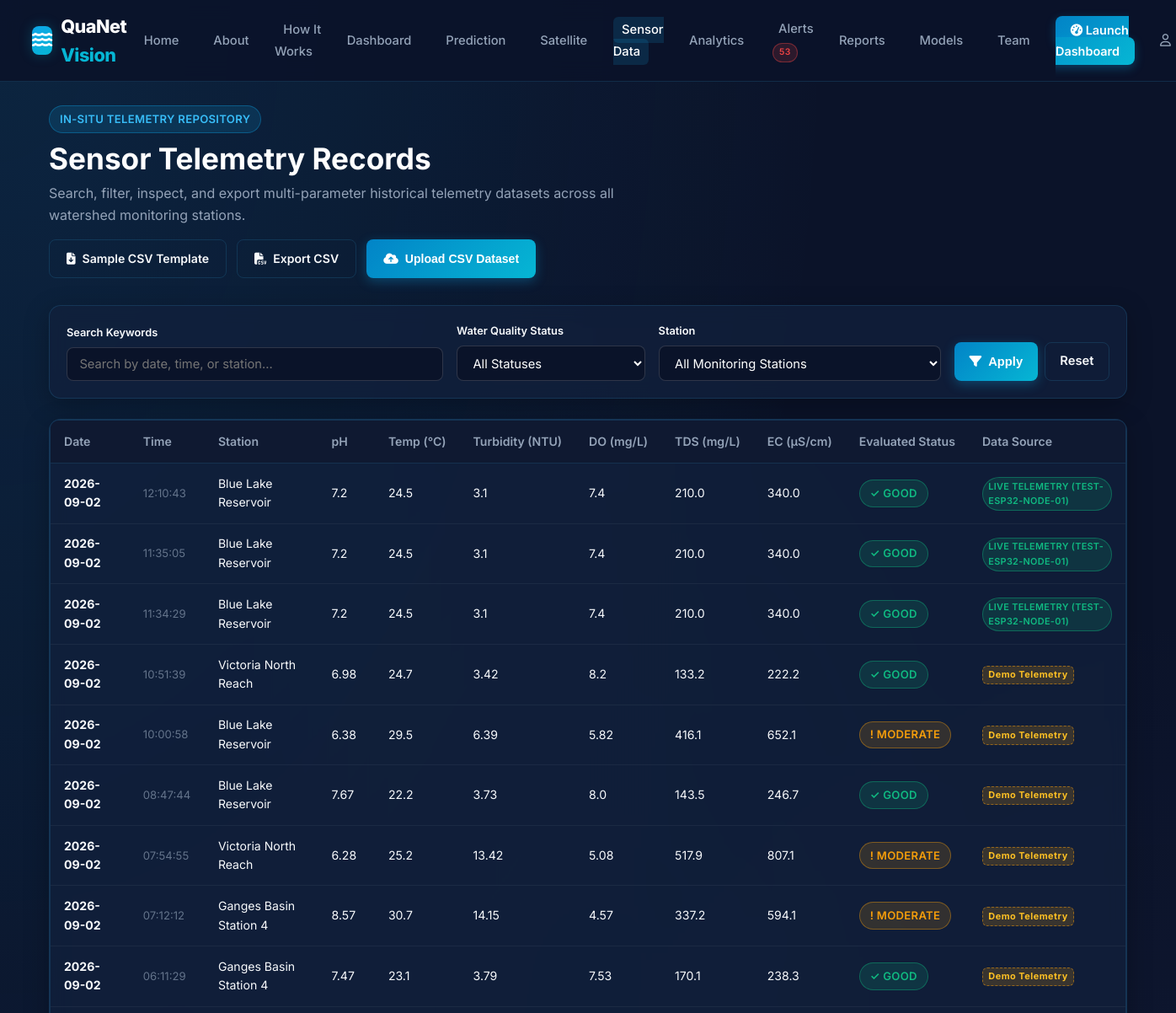
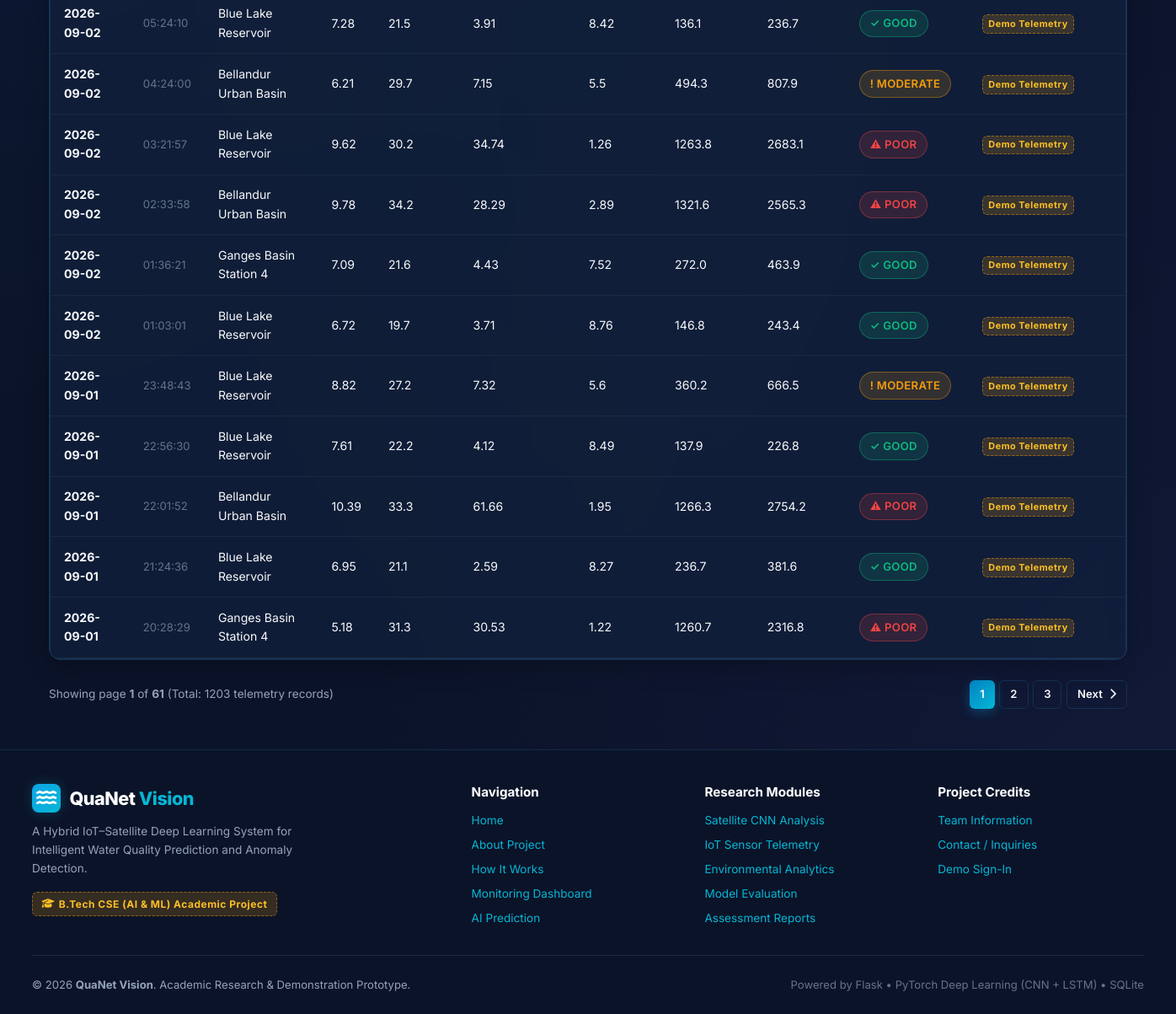
The app's page /sensor-data with its own data (2 pictures, top to bottom).
### tables this page shows
CREATE TABLE sensor_data (
    id INTEGER PRIMARY KEY AUTOINCREMENT,
    water_body_id INTEGER REFERENCES water_bodies(id),
    date TEXT NOT NULL,
    time TEXT NOT NULL,
    timestamp DATETIME NOT NULL,
    ph REAL NOT NULL,
    temperature REAL NOT NULL,
    turbidity REAL NOT NULL,
    dissolved_oxygen REAL NOT NULL,
    tds REAL NOT NULL,
    conductivity REAL NOT NULL,
    water_quality TEXT NOT NULL, -- 'GOOD', 'MODERATE', 'POOR'
    is_demo BOOLEAN DEFAULT 1,
    source TEXT DEFAULT 'Simulated Station IoT',
    created_at TIMESTAMP DEFAULT CURRENT_TIMESTAMP
);

CREATE TABLE water_bodies (
    id INTEGER PRIMARY KEY AUTOINCREMENT,
    name TEXT NOT NULL UNIQUE,
    location TEXT NOT NULL,
    latitude REAL,
    longitude REAL,
    basin_type TEXT,
    description TEXT,
    created_at TIMESTAMP DEFAULT CURRENT_TIMESTAMP
);

### routes/sensor_data.py (the view)
@sensor_data_bp.route('/sensor-data')
def index():
    page = request.args.get('page', 1, type=int)
    per_page = 20
    offset = (page - 1) * per_page
    search = request.args.get('search', '').strip()
    status = request.args.get('status', '').strip()
    wb_id = request.args.get('water_body_id', type=int)
    where_clauses = []
    params = []
    if search:
        where_clauses.append("(sd.date LIKE ? OR sd.time LIKE ? OR wb.name LIKE ?)")
        search_param = f"%{search}%"
        params.extend([search_param, search_param, search_param])
    if status and status in ['GOOD', 'MODERATE', 'POOR']:
        where_clauses.append("sd.water_quality = ?")
        params.append(status)
    if wb_id:
        where_clauses.append("sd.water_body_id = ?")
        params.append(wb_id)
    where_sql = "WHERE " + " AND ".join(where_clauses) if where_clauses else ""
    count_sql = f"""
        SELECT COUNT(*) as count
        FROM sensor_data sd
        LEFT JOIN water_bodies wb ON sd.water_body_id = wb.id
        {where_sql}
    """
    total_records = query_db(count_sql, tuple(params), one=True)['count']
    total_pages = max(1, (total_records + per_page - 1) // per_page)
    query_sql = f"""
        SELECT sd.*, wb.name as water_body_name
        FROM sensor_data sd
        LEFT JOIN water_bodies wb ON sd.water_body_id = wb.id
        {where_sql}
        ORDER BY sd.timestamp DESC
        LIMIT ? OFFSET ?
    """
    query_params = list(params) + [per_page, offset]
    records = query_db(query_sql, tuple(query_params))
    water_bodies = query_db("SELECT id, name FROM water_bodies ORDER BY id")
    return render_template('sensor_data.html',
        records=records,
        page=page,
        total_pages=total_pages,
        total_records=total_records,
        search=search,
        status=status,
        selected_wb=wb_id,
        water_bodies=water_bodies,
        quality_classes=Config.QUALITY_CLASSES
    )

### database/db.py (called while the page is built)
def get_db():
    if 'db' not in g:
        db_path = Config.DATABASE
        os.makedirs(os.path.dirname(db_path), exist_ok=True)
        g.db = sqlite3.connect(db_path, detect_types=sqlite3.PARSE_DECLTYPES)
        g.db.row_factory = sqlite3.Row
    return g.db

def query_db(query, args=(), one=False):
    db = get_db()
    cur = db.execute(query, args)
    rv = cur.fetchall()
    cur.close()
    return (dict(rv[0]) if rv else None) if one else [dict(row) for row in rv]

### routes/auth.py (called while the page is built)
@auth_bp.before_app_request
def load_logged_in_user():
    user_id = session.get('user_id')
    if user_id is None:
        g.user = None
    else:
        g.user = query_db("SELECT id, name, email, role FROM users WHERE id = ?", (user_id,), one=True)

### templates/sensor_data.html (shortened to what this page needs)
{% extends "base.html" %}
{% block content %}
<div style="display: flex; justify-content: space-between; align-items: center; flex-wrap: wrap; gap: 1rem; margin-bottom: 2rem;">
    <div>
        <span class="badge badge-info" style="margin-bottom: 0.5rem;">In-Situ Telemetry Repository</span>
        <h1 style="font-size: 2.2rem;">Sensor Telemetry Records</h1>
        <p style="color: var(--text-secondary); max-width: 700px; margin-top: 0.35rem;">
            Search, filter, inspect, and export multi-parameter historical telemetry datasets across all watershed monitoring stations.
        </p>
    </div>
    <div style="display: flex; gap: 0.75rem; flex-wrap: wrap;">
        <a href="{{ url_for('sensor_data.sample_template') }}" class="btn btn-outline" style="font-size: 0.88rem;" title="Download CSV Template for Uploads">
            <i class="fa-solid fa-file-arrow-down"></i> Sample CSV Template
        </a>
        <a href="{{ url_for('sensor_data.export_csv') }}" class="btn btn-outline" style="font-size: 0.88rem;">
            <i class="fa-solid fa-file-csv"></i> Export CSV
        </a>
        <button type="button" class="btn btn-primary" onclick="document.getElementById('uploadModal').style.display='block'" style="font-size: 0.88rem;">
            <i class="fa-solid fa-cloud-arrow-up"></i> Upload CSV Dataset
        </button>
    </div>
</div>
<div class="card" style="margin-bottom: 1.5rem; padding: 1.25rem;">
    <form method="GET" action="{{ url_for('sensor_data.index') }}" style="display: flex; gap: 1rem; flex-wrap: wrap; align-items: flex-end;">
        <div style="flex: 2; min-width: 200px;">
            <label class="form-label" style="font-size: 0.8rem;">Search Keywords</label>
            <input type="text" name="search" class="form-control" placeholder="Search by date, time, or station..." value="{{ search }}">
        </div>
        <div style="flex: 1; min-width: 150px;">
            <label class="form-label" style="font-size: 0.8rem;">Water Quality Status</label>
            <select name="status" class="form-select">
                <option value="">All Statuses</option>
            </select>
        </div>
        <div style="flex: 1.5; min-width: 180px;">
            <label class="form-label" style="font-size: 0.8rem;">Station</label>
            <select name="water_body_id" class="form-select">
                <option value="">All Monitoring Stations</option>
            </select>
        </div>
        <div style="display: flex; gap: 0.5rem;">
            <button type="submit" class="btn btn-primary" style="padding: 0.65rem 1.1rem;"><i class="fa-solid fa-filter"></i> Apply</button>
            <a href="{{ url_for('sensor_data.index') }}" class="btn btn-outline" style="padding: 0.65rem 1.1rem;">Reset</a>
        </div>
    </form>
</div>
<div class="card" style="padding: 0; overflow: hidden; margin-bottom: 1.5rem;">
    <div class="table-responsive">
        <table class="data-table">
            <thead>
                <tr>
                    <th>Date</th>
                    <th>Time</th>
                    <th>Station</th>
                    <th>pH</th>
                    <th>Temp (°C)</th>
                    <th>Turbidity (NTU)</th>
                    <th>DO (mg/L)</th>
                    <th>TDS (mg/L)</th>
                    <th>EC (µS/cm)</th>
                    <th>Evaluated Status</th>
                    <th>Data Source</th>
                </tr>
            </thead>
            <tbody>
                {% for r in records %}
                    <tr>
                        <td><strong>{{ r.date }}</strong></td>
                        <td style="color: var(--text-muted); font-size: 0.82rem;">{{ r.time }}</td>
                        <td>{{ r.water_body_name or 'Station' }}</td>
                        <td>{{ r.ph }}</td>
                        <td>{{ r.temperature }}</td>
                        <td>{{ r.turbidity }}</td>
                        <td>{{ r.dissolved_oxygen }}</td>
                        <td>{{ r.tds }}</td>
                        <td>{{ r.conductivity }}</td>
                        <td>
                            <span class="badge badge-{{ r.water_quality|lower }}">
                                {% if r.water_quality == 'GOOD' %}✓{% elif r.water_quality == 'MODERATE' %}!{% else %}⚠{% endif %} {{ r.water_quality }}
                            </span>
                        </td>
                        <td>
                            {% if r.is_demo %}
                                <span class="demo-pill" style="font-size: 0.68rem; padding: 0.1rem 0.4rem;">Demo Telemetry</span>
                            {% else %}
                                <span class="badge badge-good" style="font-size: 0.68rem; padding: 0.1rem 0.4rem;">{{ r.source }}</span>
                            {% endif %}
                        </td>
                    </tr>
                {% else %}
                    <tr>
                        <td colspan="11" style="text-align: center; padding: 2.5rem; color: var(--text-muted);">
                            No matching sensor records found. Try adjusting your search or filters.
                        </td>
                    </tr>
                {% endfor %}
            </tbody>
        </table>
    </div>
</div>
{% if total_pages > 1 %}
<div style="display: flex; justify-content: space-between; align-items: center; flex-wrap: wrap; gap: 1rem;">
    <div style="font-size: 0.85rem; color: var(--text-secondary);">
        Showing page <strong>{{ page }}</strong> of <strong>{{ total_pages }}</strong> (Total: {{ total_records }} telemetry records)
    </div>
    <div style="display: flex; gap: 0.35rem;">
        {% for p in range(max(1, page - 2), min(total_pages + 1, page + 3)) %}
            <a href="{{ url_for('sensor_data.index', page=p, search=search, status=status, water_body_id=selected_wb) }}" class="btn {% if p == page %}btn-primary{% else %}btn-outline{% endif %} btn-sm">
                {{ p }}
            </a>
        {% endfor %}
        {% if page < total_pages %}
            <a href="{{ url_for('sensor_data.index', page=page+1, search=search, status=status, water_body_id=selected_wb) }}" class="btn btn-outline btn-sm">
                Next <i class="fa-solid fa-chevron-right"></i>
            </a>
        {% endif %}
    </div>
</div>
{% endif %}
{% endblock %}

### static/css/style.css (style rules this page uses)
:root { --bg-primary: #0b1329; --bg-secondary: #111e38; --bg-card: rgba(18, 32, 60, 0.75); --bg-card-hover: rgba(25, 45, 85, 0.85); --border-color: rgba(56, 189, 248, 0.15); --border-focus: #0ea5e9; --text-primary: #f8fafc; --text-secondary: #94a3b8; --text-muted: #64748b; --accent-cyan: #06b6d4; --accent-blue: #0ea5e9; --accent-indigo: #6366f1; --accent-glow: rgba(6, 182, 212, 0.25); --status-good: #10b981; --status-good-bg: rgba(16, 185, 129, 0.15); --status-moderate: #f59e0b; --status-moderate-bg: rgba(245, 158, 11, 0.15); --status-poor: #ef4444; --status-poor-bg: rgba(239, 68, 68, 0.15); --font-sans: 'Inter', system-ui, -apple-system, BlinkMacSystemFont, "Segoe UI", Roboto, sans-serif; }
* { box-sizing: border-box; margin: 0; padding: 0; }
body { font-family: var(--font-sans); background-color: var(--bg-primary); background-image: radial-gradient(at 0% 0%, rgba(14, 165, 233, 0.12) 0px, transparent 50%), radial-gradient(at 100% 100%, rgba(99, 102, 241, 0.08) 0px, transparent 50%), radial-gradient(at 50% 50%, rgba(6, 182, 212, 0.05) 0px, transparent 50%); color: var(--text-primary); min-height: 100vh; display: flex; flex-direction: column; overflow-x: hidden; line-height: 1.6; }
h1, h2, h3, h4, h5, h6 { color: #ffffff; font-weight: 700; line-height: 1.3; }
a { color: var(--accent-cyan); text-decoration: none; transition: all 0.2s ease; }
.card { background: var(--bg-card); backdrop-filter: blur(10px); border: 1px solid var(--border-color); border-radius: 14px; padding: 1.5rem; box-shadow: 0 8px 30px rgba(0, 0, 0, 0.25); transition: transform 0.2s ease, border-color 0.2s ease; }
.badge { display: inline-flex; align-items: center; gap: 0.35rem; padding: 0.3rem 0.75rem; border-radius: 9999px; font-size: 0.82rem; font-weight: 600; letter-spacing: 0.3px; text-transform: uppercase; }
.badge-good, .badge-success { background: var(--status-good-bg); color: var(--status-good); border: 1px solid rgba(16, 185, 129, 0.4); }
.badge-moderate, .badge-warning { background: var(--status-moderate-bg); color: var(--status-moderate); border: 1px solid rgba(245, 158, 11, 0.4); }
.badge-poor, .badge-danger { background: var(--status-poor-bg); color: var(--status-poor); border: 1px solid rgba(239, 68, 68, 0.4); }
.badge-info { background: rgba(14, 165, 233, 0.15); color: #38bdf8; border: 1px solid rgba(14, 165, 233, 0.35); }
.demo-pill { background: rgba(245, 158, 11, 0.18); color: #fbbf24; border: 1px dashed rgba(245, 158, 11, 0.5); padding: 0.25rem 0.65rem; border-radius: 6px; font-size: 0.75rem; font-weight: 700; letter-spacing: 0.5px; display: inline-flex; align-items: center; gap: 0.3rem; }
.form-label { display: block; margin-bottom: 0.4rem; font-size: 0.88rem; font-weight: 600; color: var(--text-primary); }
.form-control, .form-select { width: 100%; background: rgba(11, 19, 41, 0.9); border: 1px solid rgba(255, 255, 255, 0.15); border-radius: 8px; padding: 0.65rem 0.9rem; color: #ffffff; font-size: 0.92rem; font-family: inherit; transition: all 0.2s ease; }
.btn { display: inline-flex; align-items: center; justify-content: center; gap: 0.5rem; padding: 0.65rem 1.25rem; border-radius: 8px; font-size: 0.92rem; font-weight: 600; cursor: pointer; transition: all 0.2s ease; border: none; text-decoration: none; }
.btn-primary { background: linear-gradient(135deg, #0284c7, #06b6d4); color: #ffffff; box-shadow: 0 4px 14px rgba(14, 165, 233, 0.3); }
.btn-outline { background: transparent; border: 1px solid var(--border-color); color: var(--text-primary); }
.btn-sm { padding: 0.35rem 0.75rem; font-size: 0.82rem; border-radius: 6px; }
.table-responsive { width: 100%; overflow-x: auto; -webkit-overflow-scrolling: touch; border-radius: 10px; border: 1px solid var(--border-color); }
.data-table { width: 100%; border-collapse: collapse; text-align: left; font-size: 0.88rem; }
.data-table th { background: rgba(15, 26, 50, 0.95); color: var(--text-secondary); font-weight: 600; padding: 0.85rem 1rem; border-bottom: 1px solid var(--border-color); white-space: nowrap; }
.data-table td { padding: 0.8rem 1rem; border-bottom: 1px solid rgba(255, 255, 255, 0.05); color: var(--text-primary); }

### records on screen
sensor_data: date "2026-09-02", time "12:10:43", name "Blue Lake Reservoir", ph "7.2", temperature "24.5", turbidity "3.1", dissolved_oxygen "7.4", tds "210.0", conductivity "340.0", water_quality "GOOD", source "LIVE TELEMETRY (TEST-ESP32-NODE-01)"
sensor_data: date "2026-09-02", time "11:35:05", name "Blue Lake Reservoir", ph "7.2", temperature "24.5", turbidity "3.1", dissolved_oxygen "7.4", tds "210.0", conductivity "340.0", water_quality "GOOD", source "LIVE TELEMETRY (TEST-ESP32-NODE-01)"
sensor_data: date "2026-09-02", time "11:34:29", name "Blue Lake Reservoir", ph "7.2", temperature "24.5", turbidity "3.1", dissolved_oxygen "7.4", tds "210.0", conductivity "340.0", water_quality "GOOD", source "LIVE TELEMETRY (TEST-ESP32-NODE-01)"
sensor_data: date "2026-09-02", time "10:51:39", name "Victoria North Reach", ph "6.98", temperature "24.7", turbidity "3.42", dissolved_oxygen "8.2", tds "133.2", conductivity "222.2", water_quality "GOOD", is_demo "Demo Telemetry"
sensor_data: date "2026-09-02", time "10:00:58", name "Blue Lake Reservoir", ph "6.38", temperature "29.5", turbidity "6.39", dissolved_oxygen "5.82", tds "416.1", conductivity "652.1", water_quality "MODERATE", is_demo "Demo Telemetry"
sensor_data: date "2026-09-02", time "08:47:44", name "Blue Lake Reservoir", ph "7.67", temperature "22.2", turbidity "3.73", dissolved_oxygen "8.0", tds "143.5", conductivity "246.7", water_quality "GOOD", is_demo "Demo Telemetry"
sensor_data: date "2026-09-02", time "07:54:55", name "Victoria North Reach", ph "6.28", temperature "25.2", turbidity "13.42", dissolved_oxygen "5.08", tds "517.9", conductivity "807.1", water_quality "MODERATE", is_demo "Demo Telemetry"
sensor_data: date "2026-09-02", time "07:12:12", name "Ganges Basin Station 4", ph "8.57", temperature "30.7", turbidity "14.15", dissolved_oxygen "4.57", tds "337.2", conductivity "594.1", water_quality "MODERATE", is_demo "Demo Telemetry"
sensor_data: date "2026-09-02", time "06:11:29", name "Ganges Basin Station 4", ph "7.47", temperature "23.1", turbidity "3.79", dissolved_oxygen "7.53", tds "170.1", conductivity "238.3", water_quality "GOOD", is_demo "Demo Telemetry"
sensor_data: date "2026-09-02", time "05:24:10", name "Blue Lake Reservoir", ph "7.28", temperature "21.5", turbidity "3.91", dissolved_oxygen "8.42", tds "136.1", conductivity "236.7", water_quality "GOOD", is_demo "Demo Telemetry"
sensor_data: date "2026-09-02", time "04:24:00", name "Bellandur Urban Basin", ph "6.21", temperature "29.7", turbidity "7.15", dissolved_oxygen "5.5", tds "494.3", conductivity "807.9", water_quality "MODERATE", is_demo "Demo Telemetry"
sensor_data: date "2026-09-02", time "03:21:57", name "Blue Lake Reservoir", ph "9.62", temperature "30.2", turbidity "34.74", dissolved_oxygen "1.26", tds "1263.8", conductivity "2683.1", water_quality "POOR", is_demo "Demo Telemetry"
sensor_data: date "2026-09-02", time "02:33:58", name "Bellandur Urban Basin", ph "9.78", temperature "34.2", turbidity "28.29", dissolved_oxygen "2.89", tds "1321.6", conductivity "2565.3", water_quality "POOR", is_demo "Demo Telemetry"
sensor_data: date "2026-09-02", time "01:36:21", name "Ganges Basin Station 4", ph "7.09", temperature "21.6", turbidity "4.43", dissolved_oxygen "7.52", tds "272.0", conductivity "463.9", water_quality "GOOD", is_demo "Demo Telemetry"
sensor_data: date "2026-09-02", time "01:03:01", name "Blue Lake Reservoir", ph "6.72", temperature "19.7", turbidity "3.71", dissolved_oxygen "8.76", tds "146.8", conductivity "243.4", water_quality "GOOD", is_demo "Demo Telemetry"
sensor_data: date "2026-09-01", time "23:48:43", name "Blue Lake Reservoir", ph "8.82", temperature "27.2", turbidity "7.32", dissolved_oxygen "5.6", tds "360.2", conductivity "666.5", water_quality "MODERATE", is_demo "Demo Telemetry"
sensor_data: date "2026-09-01", time "22:56:30", name "Blue Lake Reservoir", ph "7.61", temperature "22.2", turbidity "4.12", dissolved_oxygen "8.49", tds "137.9", conductivity "226.8", water_quality "GOOD", is_demo "Demo Telemetry"
sensor_data: date "2026-09-01", time "22:01:52", name "Bellandur Urban Basin", ph "10.39", temperature "33.3", turbidity "61.66", dissolved_oxygen "1.95", tds "1266.3", conductivity "2754.2", water_quality "POOR", is_demo "Demo Telemetry"
sensor_data: date "2026-09-01", time "21:24:36", name "Blue Lake Reservoir", ph "6.95", temperature "21.1", turbidity "2.59", dissolved_oxygen "8.27", tds "236.7", conductivity "381.6", water_quality "GOOD", is_demo "Demo Telemetry"
sensor_data: date "2026-09-01", time "20:28:29", name "Ganges Basin Station 4", ph "5.18", temperature "31.3", turbidity "30.53", dissolved_oxygen "1.22", tds "1260.7", conductivity "2316.8", water_quality "POOR", is_demo "Demo Telemetry"

### other values on screen
{{ active_alert_count }} "53"
{{ page }} "1"
{{ total_pages }} "61"
{{ total_records }} "1203"
{{ p }} "1" "2" "3"
{{ now.year if now else '2026' }} "2026"
